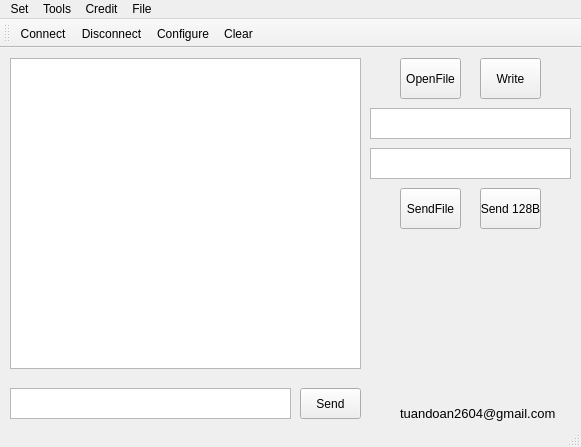
<?xml version="1.0" encoding="UTF-8"?>
<ui version="4.0">
 <class>MainWindow</class>
 <widget class="QMainWindow" name="MainWindow">
  <property name="geometry">
   <rect>
    <x>0</x>
    <y>0</y>
    <width>581</width>
    <height>447</height>
   </rect>
  </property>
  <property name="windowTitle">
   <string>Virtual Terminal</string>
  </property>
  <widget class="QWidget" name="centralWidget">
   <widget class="QPlainTextEdit" name="Plain_Send">
    <property name="geometry">
     <rect>
      <x>10</x>
      <y>340</y>
      <width>281</width>
      <height>31</height>
     </rect>
    </property>
   </widget>
   <widget class="QPlainTextEdit" name="Plain_Receive">
    <property name="geometry">
     <rect>
      <x>10</x>
      <y>10</y>
      <width>351</width>
      <height>311</height>
     </rect>
    </property>
    <property name="font">
     <font>
      <pointsize>11</pointsize>
     </font>
    </property>
   </widget>
   <widget class="QPushButton" name="SendData">
    <property name="geometry">
     <rect>
      <x>300</x>
      <y>340</y>
      <width>61</width>
      <height>31</height>
     </rect>
    </property>
    <property name="text">
     <string>Send</string>
    </property>
   </widget>
   <widget class="QPushButton" name="SendFile">
    <property name="geometry">
     <rect>
      <x>480</x>
      <y>10</y>
      <width>61</width>
      <height>41</height>
     </rect>
    </property>
    <property name="text">
     <string>Write</string>
    </property>
   </widget>
   <widget class="QPushButton" name="OpenFile">
    <property name="geometry">
     <rect>
      <x>400</x>
      <y>10</y>
      <width>61</width>
      <height>41</height>
     </rect>
    </property>
    <property name="text">
     <string>OpenFile</string>
    </property>
   </widget>
   <widget class="QTextEdit" name="textLink">
    <property name="geometry">
     <rect>
      <x>370</x>
      <y>100</y>
      <width>201</width>
      <height>31</height>
     </rect>
    </property>
   </widget>
   <widget class="QTextEdit" name="textSize">
    <property name="geometry">
     <rect>
      <x>370</x>
      <y>60</y>
      <width>201</width>
      <height>31</height>
     </rect>
    </property>
   </widget>
   <widget class="QLabel" name="LabelStatus">
    <property name="geometry">
     <rect>
      <x>400</x>
      <y>190</y>
      <width>151</width>
      <height>161</height>
     </rect>
    </property>
    <property name="text">
     <string>&lt;html&gt;&lt;head/&gt;&lt;body&gt;&lt;p align=&quot;center&quot;&gt;&lt;br/&gt;&lt;/p&gt;&lt;/body&gt;&lt;/html&gt;</string>
    </property>
    <property name="textFormat">
     <enum>Qt::AutoText</enum>
    </property>
   </widget>
   <widget class="QPushButton" name="SendByte">
    <property name="geometry">
     <rect>
      <x>480</x>
      <y>140</y>
      <width>61</width>
      <height>41</height>
     </rect>
    </property>
    <property name="text">
     <string>Send 128B</string>
    </property>
   </widget>
   <widget class="QPushButton" name="pushButton">
    <property name="geometry">
     <rect>
      <x>400</x>
      <y>140</y>
      <width>61</width>
      <height>41</height>
     </rect>
    </property>
    <property name="text">
     <string>SendFile</string>
    </property>
   </widget>
   <widget class="QLabel" name="mail">
    <property name="geometry">
     <rect>
      <x>400</x>
      <y>350</y>
      <width>171</width>
      <height>31</height>
     </rect>
    </property>
    <property name="font">
     <font>
      <pointsize>10</pointsize>
      <weight>50</weight>
      <bold>false</bold>
     </font>
    </property>
    <property name="text">
     <string>tuandoan2604@gmail.com</string>
    </property>
   </widget>
  </widget>
  <widget class="QMenuBar" name="menuBar">
   <property name="geometry">
    <rect>
     <x>0</x>
     <y>0</y>
     <width>581</width>
     <height>21</height>
    </rect>
   </property>
   <widget class="QMenu" name="menuCalls">
    <property name="title">
     <string>Set</string>
    </property>
    <addaction name="actionConnect"/>
    <addaction name="actionDisconnect"/>
    <addaction name="separator"/>
    <addaction name="actionQuit"/>
   </widget>
   <widget class="QMenu" name="menuTools">
    <property name="title">
     <string>Tools</string>
    </property>
    <addaction name="actionConfigure"/>
    <addaction name="actionClear"/>
   </widget>
   <widget class="QMenu" name="menuHelp">
    <property name="title">
     <string>Credit</string>
    </property>
    <addaction name="actionAbout"/>
    <addaction name="actionAboutQt"/>
   </widget>
   <widget class="QMenu" name="menuFile">
    <property name="title">
     <string>File</string>
    </property>
    <addaction name="separator"/>
    <addaction name="actionOpen"/>
   </widget>
   <addaction name="menuCalls"/>
   <addaction name="menuTools"/>
   <addaction name="menuHelp"/>
   <addaction name="menuFile"/>
  </widget>
  <widget class="QToolBar" name="mainToolBar">
   <attribute name="toolBarArea">
    <enum>TopToolBarArea</enum>
   </attribute>
   <attribute name="toolBarBreak">
    <bool>false</bool>
   </attribute>
   <addaction name="actionConnect"/>
   <addaction name="actionDisconnect"/>
   <addaction name="actionConfigure"/>
   <addaction name="actionClear"/>
  </widget>
  <widget class="QStatusBar" name="statusBar"/>
  <action name="actionAbout">
   <property name="text">
    <string>&amp;About Tuan</string>
   </property>
   <property name="toolTip">
    <string>About program</string>
   </property>
   <property name="shortcut">
    <string>Alt+A</string>
   </property>
  </action>
  <action name="actionAboutQt">
   <property name="text">
    <string>About Qt</string>
   </property>
  </action>
  <action name="actionConnect">
   <property name="icon">
    <iconset resource="terminal.qrc">
     <normaloff>:/images/connect.png</normaloff>:/images/connect.png</iconset>
   </property>
   <property name="text">
    <string>C&amp;onnect</string>
   </property>
   <property name="toolTip">
    <string>Connect to serial port</string>
   </property>
   <property name="shortcut">
    <string>Ctrl+O</string>
   </property>
  </action>
  <action name="actionDisconnect">
   <property name="icon">
    <iconset resource="terminal.qrc">
     <normaloff>:/images/disconnect.png</normaloff>:/images/disconnect.png</iconset>
   </property>
   <property name="text">
    <string>&amp;Disconnect</string>
   </property>
   <property name="toolTip">
    <string>Disconnect from serial port</string>
   </property>
   <property name="shortcut">
    <string>Ctrl+D</string>
   </property>
  </action>
  <action name="actionConfigure">
   <property name="icon">
    <iconset resource="terminal.qrc">
     <normaloff>:/images/settings.png</normaloff>:/images/settings.png</iconset>
   </property>
   <property name="text">
    <string>&amp;Configure</string>
   </property>
   <property name="toolTip">
    <string>Configure serial port</string>
   </property>
   <property name="shortcut">
    <string>Alt+C</string>
   </property>
  </action>
  <action name="actionClear">
   <property name="icon">
    <iconset resource="terminal.qrc">
     <normaloff>:/images/clear.png</normaloff>:/images/clear.png</iconset>
   </property>
   <property name="text">
    <string>C&amp;lear</string>
   </property>
   <property name="toolTip">
    <string>Clear data</string>
   </property>
   <property name="shortcut">
    <string>Alt+L</string>
   </property>
  </action>
  <action name="actionQuit">
   <property name="icon">
    <iconset resource="terminal.qrc">
     <normaloff>:/images/application-exit.png</normaloff>:/images/application-exit.png</iconset>
   </property>
   <property name="text">
    <string>&amp;Quit</string>
   </property>
   <property name="shortcut">
    <string>Ctrl+Q</string>
   </property>
  </action>
  <action name="actionOpen">
   <property name="text">
    <string>Help</string>
   </property>
  </action>
  <action name="actionRead">
   <property name="text">
    <string>Read</string>
   </property>
  </action>
  <action name="actionWrite">
   <property name="text">
    <string>Write</string>
   </property>
  </action>
  <action name="actionCo_re_dit">
   <property name="text">
    <string>Co re dit</string>
   </property>
  </action>
 </widget>
 <layoutdefault spacing="6" margin="11"/>
 <resources>
  <include location="terminal.qrc"/>
 </resources>
 <connections/>
</ui>
